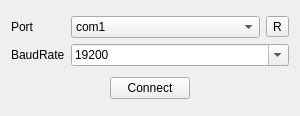
<?xml version="1.0" encoding="UTF-8"?>
<ui version="4.0">
 <class>SerialportWidgetClass</class>
 <widget class="QWidget" name="SerialportWidgetClass">
  <property name="geometry">
   <rect>
    <x>0</x>
    <y>0</y>
    <width>300</width>
    <height>116</height>
   </rect>
  </property>
  <property name="minimumSize">
   <size>
    <width>300</width>
    <height>0</height>
   </size>
  </property>
  <property name="windowTitle">
   <string>Serialport</string>
  </property>
  <layout class="QVBoxLayout" name="verticalLayout">
   <item>
    <layout class="QGridLayout" name="gridLayout" rowstretch="0,0" columnstretch="0,1,0" rowminimumheight="0,0">
     <item row="1" column="0">
      <widget class="QLabel" name="label_12">
       <property name="text">
        <string>BaudRate</string>
       </property>
      </widget>
     </item>
     <item row="0" column="0">
      <widget class="QLabel" name="serial_label">
       <property name="text">
        <string>Port</string>
       </property>
      </widget>
     </item>
     <item row="0" column="1">
      <widget class="QComboBox" name="port_box">
       <item>
        <property name="text">
         <string>com1</string>
        </property>
       </item>
       <item>
        <property name="text">
         <string>com2</string>
        </property>
       </item>
      </widget>
     </item>
     <item row="0" column="2">
      <widget class="QToolButton" name="refresh_btn">
       <property name="text">
        <string>R</string>
       </property>
      </widget>
     </item>
     <item row="1" column="1" colspan="2">
      <widget class="QComboBox" name="baud_box">
       <property name="editable">
        <bool>true</bool>
       </property>
       <item>
        <property name="text">
         <string>19200</string>
        </property>
       </item>
       <item>
        <property name="text">
         <string>38400</string>
        </property>
       </item>
       <item>
        <property name="text">
         <string>56000</string>
        </property>
       </item>
       <item>
        <property name="text">
         <string>57600</string>
        </property>
       </item>
       <item>
        <property name="text">
         <string>78600</string>
        </property>
       </item>
       <item>
        <property name="text">
         <string>115200</string>
        </property>
       </item>
       <item>
        <property name="text">
         <string>230400</string>
        </property>
       </item>
       <item>
        <property name="text">
         <string>460800</string>
        </property>
       </item>
      </widget>
     </item>
    </layout>
   </item>
   <item>
    <layout class="QHBoxLayout" name="horizontalLayout_2">
     <item>
      <spacer name="horizontalSpacer_2">
       <property name="orientation">
        <enum>Qt::Horizontal</enum>
       </property>
       <property name="sizeHint" stdset="0">
        <size>
         <width>40</width>
         <height>20</height>
        </size>
       </property>
      </spacer>
     </item>
     <item>
      <widget class="QPushButton" name="start_btn">
       <property name="styleSheet">
        <string notr="true"/>
       </property>
       <property name="text">
        <string>Connect</string>
       </property>
      </widget>
     </item>
     <item>
      <spacer name="horizontalSpacer">
       <property name="orientation">
        <enum>Qt::Horizontal</enum>
       </property>
       <property name="sizeHint" stdset="0">
        <size>
         <width>40</width>
         <height>20</height>
        </size>
       </property>
      </spacer>
     </item>
    </layout>
   </item>
  </layout>
 </widget>
 <layoutdefault spacing="6" margin="11"/>
 <resources/>
 <connections/>
</ui>
